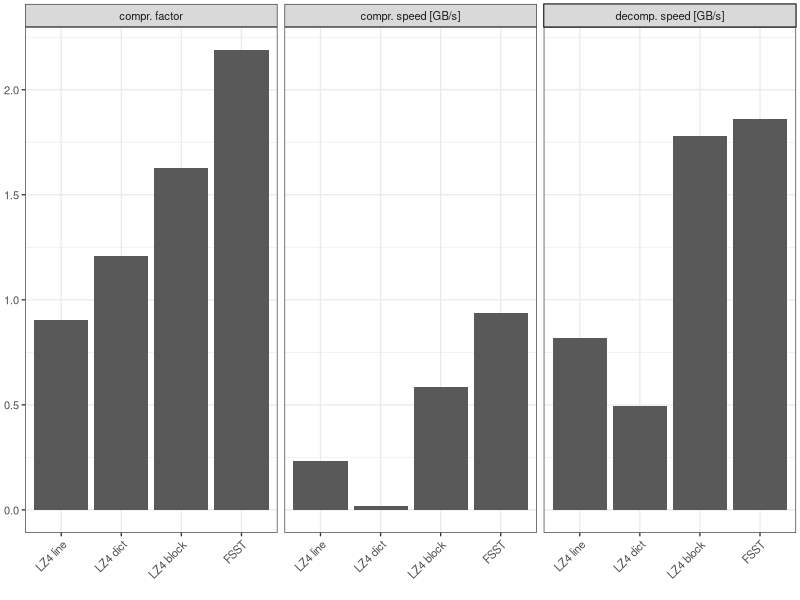
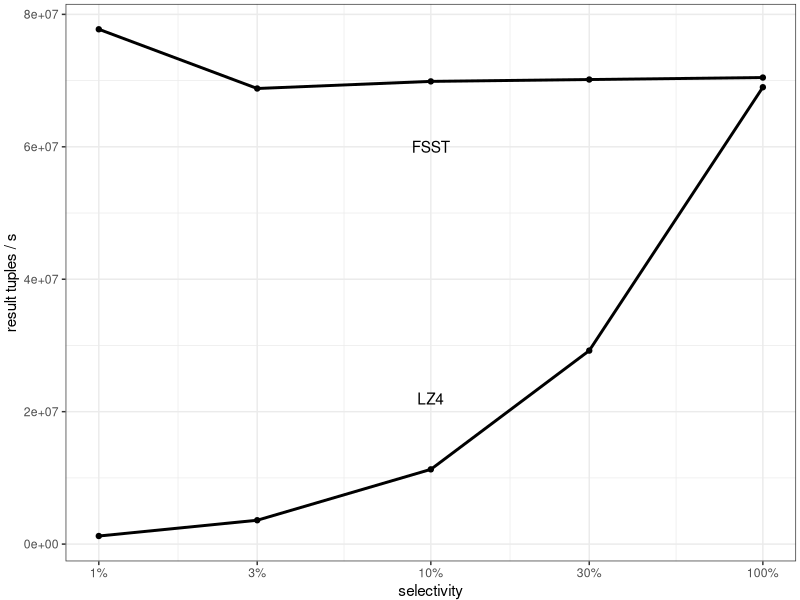
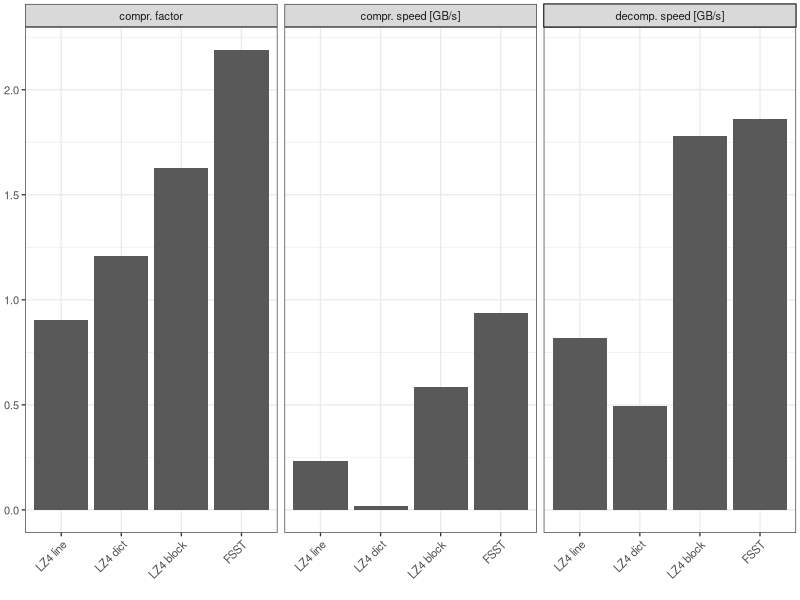
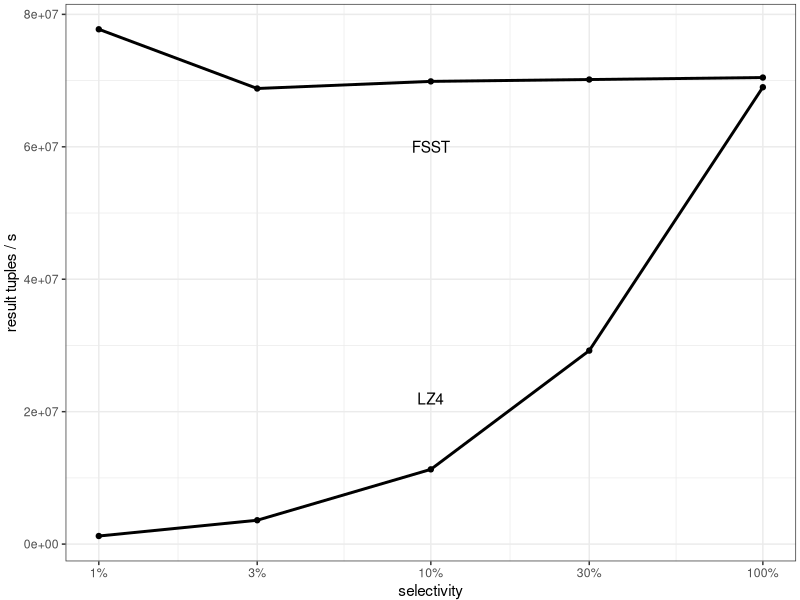

Source code (R) for these figures, in order:
## apt install libcairo2-dev
## install R packages: install.packages(c('ggplot2', 'sqldf', 'Cairo'))

library(ggplot2)
library(sqldf)
library(Cairo)

#### line vs block

d = read.table('results/line.csv', header = TRUE)
d = sqldf("
select scheme, \"crate\" as value, 'compr. factor' as metric from d union all
select scheme, \"cMB.s\", 'compr. speed [GB/s]' from d union all
select scheme, \"dMB.s\", 'decomp. speed [GB/s]' from d")
d$scheme=ordered(d$scheme, levels=c('LZ4line','LZ4dict','LZ4','FSST'), labels=c('LZ4 line','LZ4 dict','LZ4 block','FSST'))
ggplot(aes(scheme, value, group=metric), data=d) +
    geom_bar(stat="identity", position = "dodge") +
    facet_grid(. ~ metric) +
    xlab('') +
    ylab('') +
#    ggtitle('individual strings vs. blocks [geomean]') +
    theme_bw(10) +
    theme(axis.title.y = element_blank()) +
    theme(axis.text.x = element_text(angle = 45, hjust = 1)) +
    theme(plot.margin = unit(c(0.1,.1,0,.1), "cm")) +
    theme(legend.position="none")
ggsave(filename = 'results/linevsblock.pdf', device = cairo_pdf, width=4, height=2)

### filtertest, selectivity

d = read.table('results/filter.csv', header = TRUE)
d = sqldf("
select sel, lz4 as value, 'LZ4' as scheme from d union all
select sel, fsst as value, 'FSST' as scheme from d")
ggplot(aes(sel, value*1000, group=scheme), data=d) +
    geom_line(size=1) +
    geom_point() +
    annotate("text", x = c(10,10), y = c(60e6, 22e6), label = c('FSST', 'LZ4')) +
    scale_y_continuous('result tuples / s') +
    scale_x_log10('selectivity', breaks=c(1,3,10,30,100), labels=c('1%','3%','10%','30%','100%'))+
#    ggtitle('tuple selection [geomean]') +
    theme_bw() +
    theme(plot.margin = unit(c(0.1,.1,0,.1), "cm")) +
    theme(legend.position="none")
ggsave(filename = 'results/filter.pdf', device = cairo_pdf, width=4, height=1.7)
